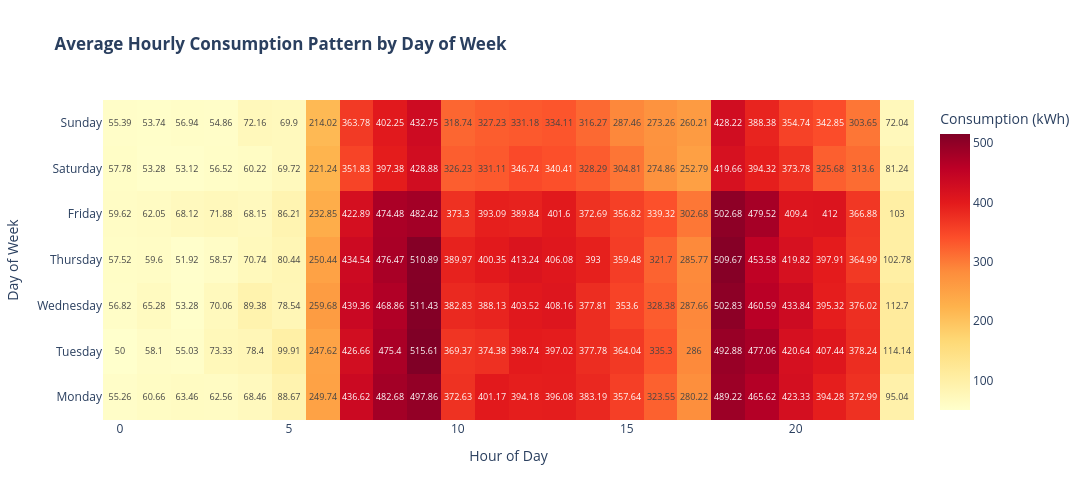

Source (notebook cell):
### Markdown cell above
## 7. Additional Analysis - Hourly Consumption Heatmap

Create a heatmap showing consumption patterns by hour and day of week.

### Code cell
# Create pivot table for heatmap
df_heatmap = df_smoothed.copy()
df_heatmap['day_name'] = df_heatmap['timestamp'].dt.day_name()

# Average consumption by hour and day of week
heatmap_data = df_heatmap.groupby(['day_of_week', 'hour'])['total_consumption_kwh'].mean().reset_index()
heatmap_pivot = heatmap_data.pivot(index='day_of_week', columns='hour', values='total_consumption_kwh')

# Map day numbers to names
day_names = ['Monday', 'Tuesday', 'Wednesday', 'Thursday', 'Friday', 'Saturday', 'Sunday']
heatmap_pivot.index = [day_names[i] for i in heatmap_pivot.index]

# Create heatmap
fig_heatmap = go.Figure(data=go.Heatmap(
    z=heatmap_pivot.values,
    x=heatmap_pivot.columns,
    y=heatmap_pivot.index,
    colorscale='YlOrRd',
    text=heatmap_pivot.values.round(2),
    texttemplate='%{text}',
    textfont={"size": 9},
    colorbar=dict(title="Consumption (kWh)")
))

fig_heatmap.update_layout(
    title='<b>Average Hourly Consumption Pattern by Day of Week</b>',
    xaxis_title='Hour of Day',
    yaxis_title='Day of Week',
    height=500,
    width=1200
)

fig_heatmap.show()

print("\nHeatmap visualization complete!")

### Figure 1 — Plotly figure (JSON) as saved in the notebook; plotly's stock layout.template omitted (floating-point values rounded to 4 significant figures; data arrays with more than 128 entries replaced by an {"elided": "..."} marker saying what was removed)
{"data": [{"colorbar": {"title": {"text": "Consumption (kWh)"}}, "colorscale": [[0, "rgb(255,255,204)"], [0.125, "rgb(255,237,160)"], [0.25, "rgb(254,217,118)"], [0.375, "rgb(254,178,76)"], [0.5, "rgb(253,141,60)"], [0.625, "rgb(252,78,42)"], [0.75, "rgb(227,26,28)"], [0.875, "rgb(189,0,38)"], [1, "rgb(128,0,38)"]], "text": {"elided": "7x24 float values"}, "textfont": {"size": 9}, "texttemplate": "%{text}", "type": "heatmap", "x": [0, 1, 2, 3, 4, 5, 6, 7, 8, 9, 10, 11, 12, 13, 14, 15, 16, 17, 18, 19, 20, 21, 22, 23], "y": ["Monday", "Tuesday", "Wednesday", "Thursday", "Friday", "Saturday", "Sunday"], "z": {"elided": "7x24 float values"}}], "layout": {"height": 500, "title": {"text": "<b>Average Hourly Consumption Pattern by Day of Week</b>"}, "width": 1200, "xaxis": {"title": {"text": "Hour of Day"}}, "yaxis": {"title": {"text": "Day of Week"}}}}
